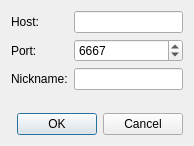
<?xml version="1.0" encoding="UTF-8"?>
<ui version="4.0">
 <class>ConnectTo</class>
 <widget class="QDialog" name="ConnectTo">
  <property name="geometry">
   <rect>
    <x>0</x>
    <y>0</y>
    <width>194</width>
    <height>146</height>
   </rect>
  </property>
  <property name="windowTitle">
   <string>Connect To...</string>
  </property>
  <layout class="QVBoxLayout" name="verticalLayout">
   <item>
    <layout class="QFormLayout" name="formLayout">
     <item row="0" column="0">
      <widget class="QLabel" name="label">
       <property name="text">
        <string>Host:</string>
       </property>
      </widget>
     </item>
     <item row="0" column="1">
      <widget class="QLineEdit" name="m_host"/>
     </item>
     <item row="1" column="0">
      <widget class="QLabel" name="label_2">
       <property name="text">
        <string>Port:</string>
       </property>
      </widget>
     </item>
     <item row="1" column="1">
      <widget class="QSpinBox" name="m_port">
       <property name="maximum">
        <number>65535</number>
       </property>
       <property name="value">
        <number>6667</number>
       </property>
      </widget>
     </item>
     <item row="2" column="0">
      <widget class="QLabel" name="label_3">
       <property name="text">
        <string>Nickname:</string>
       </property>
      </widget>
     </item>
     <item row="2" column="1">
      <widget class="QLineEdit" name="m_nick"/>
     </item>
    </layout>
   </item>
   <item>
    <widget class="QDialogButtonBox" name="buttonBox">
     <property name="orientation">
      <enum>Qt::Horizontal</enum>
     </property>
     <property name="standardButtons">
      <set>QDialogButtonBox::Cancel|QDialogButtonBox::Ok</set>
     </property>
    </widget>
   </item>
  </layout>
 </widget>
 <resources/>
 <connections>
  <connection>
   <sender>buttonBox</sender>
   <signal>accepted()</signal>
   <receiver>ConnectTo</receiver>
   <slot>accept()</slot>
   <hints>
    <hint type="sourcelabel">
     <x>248</x>
     <y>254</y>
    </hint>
    <hint type="destinationlabel">
     <x>157</x>
     <y>274</y>
    </hint>
   </hints>
  </connection>
  <connection>
   <sender>buttonBox</sender>
   <signal>rejected()</signal>
   <receiver>ConnectTo</receiver>
   <slot>reject()</slot>
   <hints>
    <hint type="sourcelabel">
     <x>316</x>
     <y>260</y>
    </hint>
    <hint type="destinationlabel">
     <x>286</x>
     <y>274</y>
    </hint>
   </hints>
  </connection>
 </connections>
</ui>
